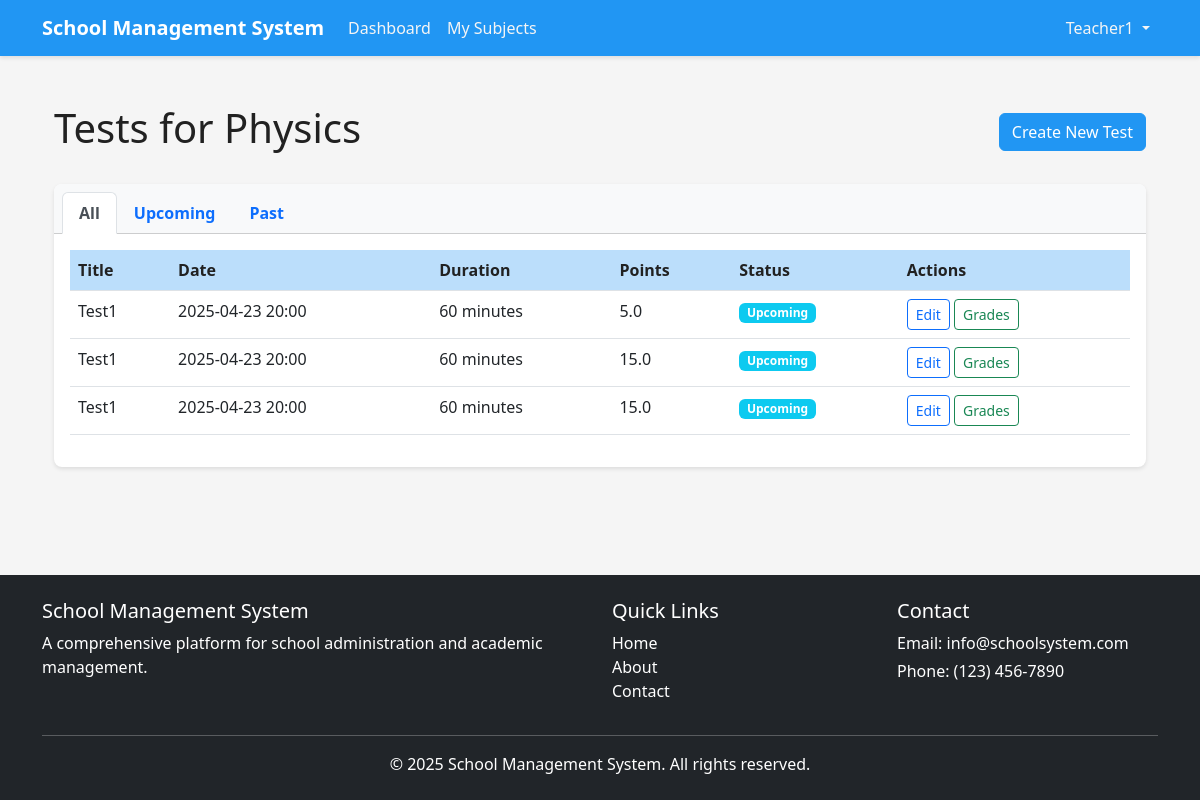
/teacher/subjects/1/tests (signed in), run on the app's committed database.
### app/models/user.py (models this page shows, shortened)
class User(db.Model, UserMixin):
    id = db.Column(db.Integer, primary_key=True)
    school_id = db.Column(db.Integer, db.ForeignKey('school.id'), nullable=True)
    first_name = db.Column(db.String(50), nullable=False)
    last_name = db.Column(db.String(50), nullable=False)
    email = db.Column(db.String(120), unique=True, nullable=False)
    password_hash = db.Column(db.String(60), nullable=False)
    is_active = db.Column(db.Boolean, default=True)
    created_at = db.Column(db.DateTime, default=datetime.utcnow)
    updated_at = db.Column(db.DateTime, default=datetime.utcnow, onupdate=datetime.utcnow)
    roles = db.relationship('Role', secondary=user_roles, lazy='subquery',
                            backref=db.backref('users', lazy=True))
    school = db.relationship('School', backref='users')
    children = db.relationship(
        'User',
        secondary=parent_student,
        primaryjoin=(parent_student.c.parent_id == id),
        secondaryjoin=(parent_student.c.student_id == id),
        backref=db.backref('parents', lazy='dynamic'),
        lazy='dynamic'
    )
    teaching_subjects = db.relationship(
        'Subject',
        secondary=teacher_subject,
        lazy='subquery',
        backref=db.backref('teachers', lazy=True)
    )
    enrolled_subjects = db.relationship(
        'Subject',
        secondary=subject_enrollment,
        lazy='subquery',
        backref=db.backref('students', lazy=True)
    )
    grades = db.relationship('Grade', backref='student', lazy=True,
                            foreign_keys='Grade.student_id')
    attendances = db.relationship('Attendance', backref='student', lazy=True,
                                foreign_keys='Attendance.student_id')
    def has_role(self, role_name):
        return any(role.name == role_name for role in self.roles)
    def is_super_admin(self):
        return self.has_role('super_admin')
    def is_admin(self):
        return self.has_role('admin')
    def is_teacher(self):
        return self.has_role('teacher')

### app/models/subject.py (models this page shows, shortened)
class Subject(db.Model):
    id = db.Column(db.Integer, primary_key=True)
    school_id = db.Column(db.Integer, db.ForeignKey('school.id'), nullable=False)
    code = db.Column(db.String(20), nullable=False)
    name = db.Column(db.String(100), nullable=False)
    description = db.Column(db.Text)
    grade_level = db.Column(db.String(20))
    credits = db.Column(db.Float, default=0)
    created_at = db.Column(db.DateTime, default=datetime.utcnow)
    updated_at = db.Column(db.DateTime, default=datetime.utcnow, onupdate=datetime.utcnow)
    assignments = db.relationship('Assignment', backref='subject', lazy=True)
    tests = db.relationship('Test', backref='subject', lazy=True)
    attendances = db.relationship('Attendance', backref='subject', lazy=True)
    grades = db.relationship('Grade', backref='subject', lazy=True,
                           foreign_keys='Grade.subject_id')
    schedule_items = db.relationship('ScheduleItem', backref='subject', lazy=True)

### app/models/test.py (models this page shows, shortened)
class Test(db.Model):
    id = db.Column(db.Integer, primary_key=True)
    subject_id = db.Column(db.Integer, db.ForeignKey('subject.id'), nullable=False)
    title = db.Column(db.String(100), nullable=False)
    description = db.Column(db.Text)
    date = db.Column(db.DateTime, nullable=False)
    duration = db.Column(db.Integer)  # in minutes
    points = db.Column(db.Float, default=0)
    created_at = db.Column(db.DateTime, default=datetime.utcnow)
    updated_at = db.Column(db.DateTime, default=datetime.utcnow, onupdate=datetime.utcnow)
    grades = db.relationship('Grade', backref='test', lazy=True,
                           foreign_keys='Grade.test_id')

### app/views/teacher.py (the view)
@teacher.route('/subjects/<int:subject_id>/tests')
@login_required
@teacher_required
def tests_list(subject_id):
    subject = Subject.query.get_or_404(subject_id)
    if subject not in current_user.teaching_subjects:
        flash('You are not assigned to this subject.', 'danger')
        return redirect(url_for('teacher.subjects_list'))
    tests = subject.tests
    now = datetime.now()
    return render_template('teacher/tests/list.html', subject=subject, tests=tests, now=now)

### app/models/user.py (called while the page is built)
@login_manager.user_loader
def load_user(user_id):
    return User.query.get(int(user_id))

### app/utils/access_control.py (called while the page is built)
def role_required(*roles):
    def decorator(f):
        @wraps(f)
        def decorated_function(*args, **kwargs):
            if not current_user.is_authenticated:
                flash('Please log in to access this page.', 'warning')
                return redirect(url_for('auth.login'))
            has_role = False
            for role in roles:
                if current_user.has_role(role):
                    has_role = True
                    break
            if not has_role:
                abort(403)
            return f(*args, **kwargs)
        return decorated_function
    return decorator

### run.py (called while the page is built)
@app.context_processor
def inject_now():
    return {'now': datetime.utcnow()}

### app/templates/teacher/tests/list.html (shortened to what this page needs)
{% extends 'base.html' %}
{% block content %}
<div class="container py-4">
    <div class="d-flex justify-content-between align-items-center mb-4">
        <h1>Tests for {{ subject.name }}</h1>
        <a href="{{ url_for('teacher.create_test', subject_id=subject.id) }}" class="btn btn-primary">Create New Test</a>
    </div>
    <div class="card">
        <div class="card-header bg-light">
            <ul class="nav nav-tabs card-header-tabs">
                <li class="nav-item">
                    <a class="nav-link active" href="#">All</a>
                </li>
                <li class="nav-item">
                    <a class="nav-link" href="#">Upcoming</a>
                </li>
                <li class="nav-item">
                    <a class="nav-link" href="#">Past</a>
                </li>
            </ul>
        </div>
        <div class="card-body">
            {% if tests %}
                <div class="table-responsive">
                    <table class="table table-hover">
                        <thead>
                            <tr>
                                <th>Title</th>
                                <th>Date</th>
                                <th>Duration</th>
                                <th>Points</th>
                                <th>Status</th>
                                <th>Actions</th>
                            </tr>
                        </thead>
                        <tbody>
                            {% for test in tests %}
                                <tr>
                                    <td>{{ test.title }}</td>
                                    <td>{{ test.date.strftime('%Y-%m-%d %H:%M') }}</td>
                                    <td>{{ test.duration }} minutes</td>
                                    <td>{{ test.points }}</td>
                                    <td>
                                        {% if test.date.date() < now.date() %}
                                            <span class="badge bg-secondary">Past</span>
                                        {% else %}
                                            <span class="badge bg-info">Upcoming</span>
                                        {% endif %}
                                    </td>
                                    <td>
                                        <a href="{{ url_for('teacher.edit_test', test_id=test.id) }}" class="btn btn-sm btn-outline-primary">Edit</a>
                                        <a href="{{ url_for('teacher.test_grades', test_id=test.id) }}" class="btn btn-sm btn-outline-success">Grades</a>
                                    </td>
                                </tr>
                            {% endfor %}
                        </tbody>
                    </table>
                </div>
            {% else %}
                <div class="alert alert-info">No tests found for this subject. Click the "Create New Test" button to create one.</div>
            {% endif %}
        </div>
    </div>
</div>
{% endblock %}

### app/templates/base.html (shortened to what this page needs)
<!DOCTYPE html>
<html lang="en">
<head>
    <link rel="stylesheet" href="{{ url_for('static', filename='css/bootstrap.min.css') }}">
    <link rel="stylesheet" href="{{ url_for('static', filename='css/style.css') }}">
</head>
<body>
    <header>
        <nav class="navbar navbar-expand-lg navbar-dark bg-primary">
            <div class="container">
                <a class="navbar-brand" href="{{ url_for('main.index') }}">
                    <span class="fw-bold">School Management System</span>
                </a>
                <div class="collapse navbar-collapse" id="navbarNav">
                    <ul class="navbar-nav me-auto">
                        {% if current_user.is_authenticated %}
                            {% if current_user.is_super_admin() %}
                                <li class="nav-item">
                                    <a class="nav-link" href="{{ url_for('super_admin.dashboard') }}">Dashboard</a>
                                </li>
                                <li class="nav-item">
                                    <a class="nav-link" href="{{ url_for('super_admin.schools_list') }}">Schools</a>
                                </li>
                                <li class="nav-item">
                                    <a class="nav-link" href="{{ url_for('super_admin.admins_list') }}">Administrators</a>
                                </li>
                            {% elif current_user.is_teacher() %}
                                <li class="nav-item">
                                    <a class="nav-link" href="{{ url_for('teacher.dashboard') }}">Dashboard</a>
                                </li>
                                <li class="nav-item">
                                    <a class="nav-link" href="{{ url_for('teacher.subjects_list') }}">My Subjects</a>
                                </li>
                            {% endif %}
                        {% endif %}
                    </ul>
                    <ul class="navbar-nav">
                        {% if current_user.is_authenticated %}
                            <li class="nav-item dropdown">
                                <a class="nav-link dropdown-toggle" href="#" id="userDropdown" role="button" data-bs-toggle="dropdown">
                                    {{ current_user.first_name }}
                                </a>
                            </li>
                        {% else %}
                            <li class="nav-item">
                                <a class="nav-link" href="{{ url_for('auth.login') }}">Login</a>
                            </li>
                        {% endif %}
                    </ul>
                </div>
            </div>
        </nav>
    </header>
    <main class="container my-4">
        {% block content %}{% endblock %}
    </main>
    <footer class="bg-dark text-white py-4 mt-5">
        <div class="container">
            <div class="row">
                <div class="col-md-6">
                    <h5>School Management System</h5>
                    <p>A comprehensive platform for school administration and academic management.</p>
                </div>
                <div class="col-md-3">
                    <h5>Quick Links</h5>
                    <ul class="list-unstyled">
                        <li><a href="{{ url_for('main.index') }}" class="text-decoration-none text-white">Home</a></li>
                        <li><a href="{{ url_for('main.about') }}" class="text-decoration-none text-white">About</a></li>
                        <li><a href="{{ url_for('main.contact') }}" class="text-decoration-none text-white">Contact</a></li>
                    </ul>
                </div>
                <div class="col-md-3">
                    <h5>Contact</h5>
                    <address class="mb-0">
                        <p class="mb-1">Email: info@schoolsystem.com</p>
                        <p class="mb-1">Phone: (123) 456-7890</p>
                    </address>
                </div>
            </div>
            <hr>
            <div class="text-center">
                <p class="mb-0">&copy; {{ now.year }} School Management System. All rights reserved.</p>
            </div>
        </div>
    </footer>
</body>
</html>

### app/static/css/style.css (style rules this page uses)
:root { --primary-color: #2196f3; --primary-dark: #1976d2; --primary-light: #bbdefb; --secondary-color: #4caf50; --secondary-dark: #388e3c; --secondary-light: #c8e6c9; --accent-color: #009688; --text-dark: #212121; --text-medium: #757575; --text-light: #f5f5f5; --background-light: #ffffff; --background-grey: #f5f5f5; --danger-color: #f44336; --warning-color: #ff9800; --success-color: #4caf50; --info-color: #2196f3; }
body { font-family: 'Segoe UI', Tahoma, Geneva, Verdana, sans-serif; color: var(--text-dark); background-color: var(--background-grey); min-height: 100vh; display: flex; flex-direction: column; }
main { flex: 1; }
.btn-primary { background-color: var(--primary-color); border-color: var(--primary-color); }
.bg-primary { background-color: var(--primary-color) !important; }
.card { border-radius: 8px; overflow: hidden; border: none; box-shadow: 0 2px 4px rgba(0, 0, 0, 0.1); transition: all 0.3s ease; }
.card-header { font-weight: 600; }
.table th { background-color: var(--primary-light); color: var(--text-dark); font-weight: 600; }
.navbar { box-shadow: 0 2px 4px rgba(0, 0, 0, 0.1); }
.navbar-brand { font-weight: 700; }
.navbar-dark .navbar-nav .nav-link { color: var(--text-light); }
footer { padding: 2rem 0; margin-top: auto; }

### data on the page
User: first_name "Teacher1"
Subject: name "Physics"
Test: title "Test1", date "2025-04-23 20:00", duration "60", points "5.0", shows "Upcoming"
Test: title "Test1", date "2025-04-23 20:00", duration "60", points "15.0", shows "Upcoming"
Test: title "Test1", date "2025-04-23 20:00", duration "60", points "15.0", shows "Upcoming"
